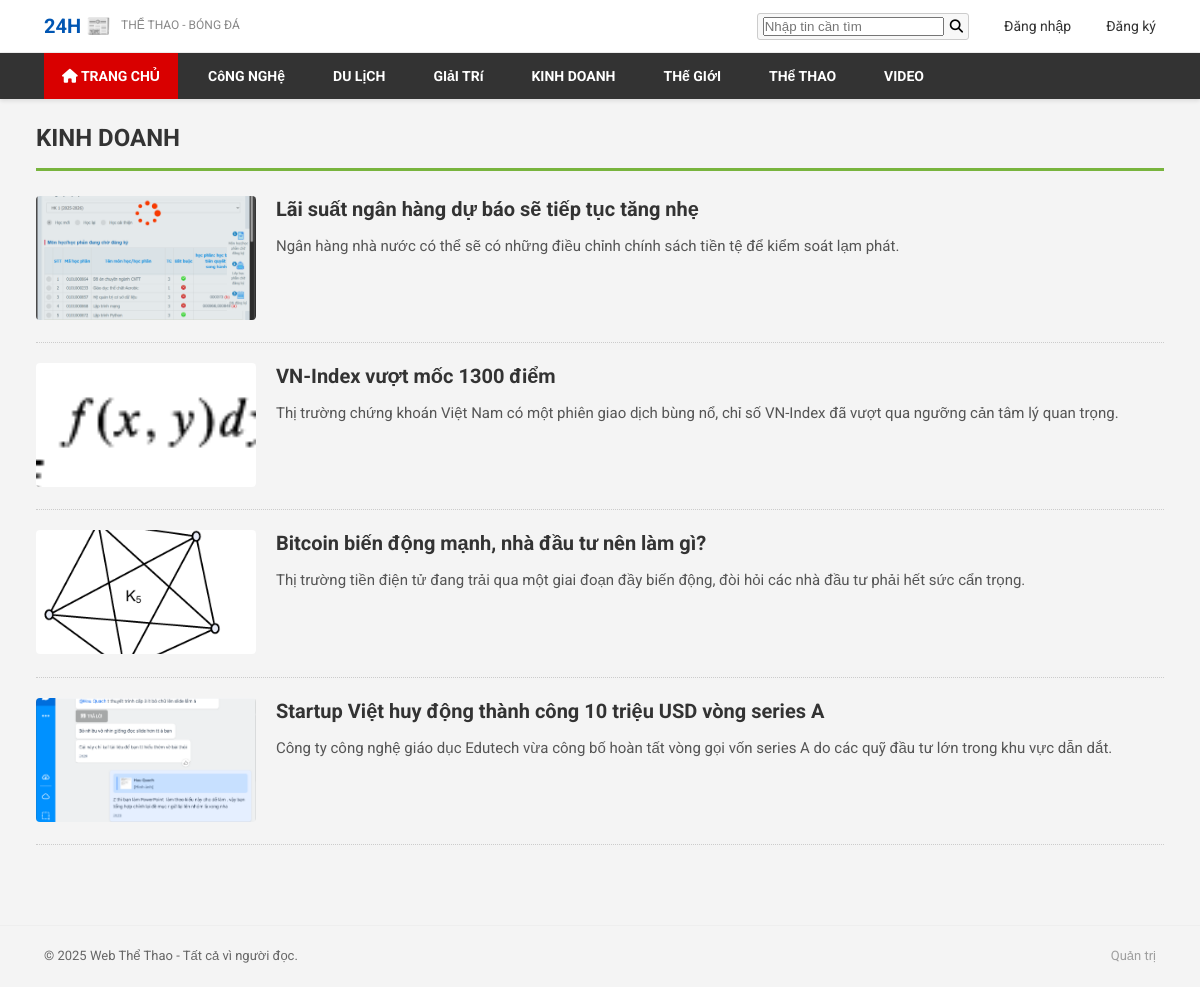
/category.php?slug=kinh-doanh, run on the app's committed database.
### tables this page shows
CREATE TABLE `categories` (
  `id` int(11) NOT NULL AUTO_INCREMENT PRIMARY KEY,
  `name` varchar(100) NOT NULL,
  `slug` varchar(120) UNIQUE NOT NULL,
  `parent_id` int(11) DEFAULT NULL,
  FOREIGN KEY (`parent_id`) REFERENCES `categories` (`id`) ON DELETE SET NULL
);

CREATE TABLE `articles` (
  `id` int(11) NOT NULL AUTO_INCREMENT PRIMARY KEY,
  `category_id` int(11) NOT NULL,
  `title` varchar(255) NOT NULL,
  `slug` varchar(255) UNIQUE NOT NULL,
  `summary` text,
  `content` text,
  `image_url` varchar(255) DEFAULT NULL,
  `author_id` int(11) DEFAULT NULL,
  `is_featured` tinyint(1) DEFAULT 0,
  `created_at` timestamp NULL DEFAULT CURRENT_TIMESTAMP,
  FOREIGN KEY (`category_id`) REFERENCES `categories` (`id`) ON DELETE CASCADE,
  FOREIGN KEY (`author_id`) REFERENCES `users` (`id`) ON DELETE SET NULL
);

### classes/Auth.php (called while the page is built, shortened)
<?php
class Auth {
    public function currentUser() {
        return null;
    }
}
?>

### classes/CategoryRepository.php (called while the page is built, shortened)
<?php
class CategoryRepository {
    private $conn;
    public function __construct(mysqli $conn) {
        $this->conn = $conn;
    }
    public function getAllCategories() {
        $sql = "SELECT id, name, slug, parent_id FROM categories ORDER BY parent_id, name ASC";
        $stmt = $this->conn->prepare($sql);
        $stmt->execute();
        $result = $stmt->get_result();
        $categories = [];
        while ($row = $result->fetch_assoc()) {
            $categories[] = $row;
        }
        return $categories;
    }
}
?>

### classes/ArticleRepository.php (called while the page is built, shortened)
<?php
class ArticleRepository {
    private $conn;
    public function __construct(mysqli $conn) {
        $this->conn = $conn;
    }
    private function fetchArticles($sql, $params = [], $types = "") {
        $stmt = $this->conn->prepare($sql);
        if (!empty($params)) {
            $stmt->bind_param($types, ...$params);
        }
        $stmt->execute();
        $result = $stmt->get_result();
        $articles = [];
        while ($row = $result->fetch_assoc()) {
            $articles[] = new Article($row);
        }
        return $articles;
    }
    public function getArticlesByCategorySlug($slug, $limit = 10) {
        $stmt = $this->conn->prepare("SELECT id FROM categories WHERE slug = ?");
        $stmt->bind_param("s", $slug);
        $stmt->execute();
        $parent_result = $stmt->get_result();
        $parent_id = $parent_result->fetch_assoc()['id'];
        $stmt = $this->conn->prepare("SELECT id FROM categories WHERE parent_id = ?");
        $stmt->bind_param("i", $parent_id);
        $stmt->execute();
        $child_result = $stmt->get_result();
        $category_ids = [$parent_id];
        while($row = $child_result->fetch_assoc()) {
            $category_ids[] = $row['id'];
        }
        $placeholders = implode(',', array_fill(0, count($category_ids), '?'));
        $types = str_repeat('i', count($category_ids)) . 'i';
        $params = array_merge($category_ids, [$limit]);
        $sql = "SELECT a.*, c.name as category_name, c.slug as category_slug
                FROM articles a JOIN categories c ON a.category_id = c.id
                WHERE a.category_id IN ($placeholders) ORDER BY a.created_at DESC LIMIT ?";
        return $this->fetchArticles($sql, $params, $types);
    }
}
?>

### category.php (the view, shortened to what this page needs)
<?php
require_once __DIR__ . '/classes/Article.php';
require_once __DIR__ . '/classes/ArticleRepository.php';
$category_slug = $_GET['slug'] ?? '';
$db = Database::getInstance();
$conn = $db->getConnection();
$articleRepo = new ArticleRepository($conn);
$articles_in_category = $articleRepo->getArticlesByCategorySlug($category_slug);
$category_name = !empty($articles_in_category)
    ? htmlspecialchars($articles_in_category[0]->category_name)
    : ucfirst(str_replace('-', ' ', $category_slug));
?>
<!DOCTYPE html>
<html lang="vi">
<head>
    <link rel="stylesheet" href="css/style.css">
    <link rel="stylesheet" href="https://cdnjs.cloudflare.com/ajax/libs/font-awesome/6.5.2/css/all.min.css">
</head>
<body>
    <?php require_once __DIR__ . '/includes/header.php'; ?>
    <div class="container" style="padding: 20px 0;">
        <h1 class="page-title" style="font-size: 24px; border-bottom: 3px solid #78B43D; padding-bottom: 10px; margin-bottom: 25px; text-transform: uppercase;">
            <?php echo $category_name; ?>
        </h1>
        <div class="category-article-list">
            <?php if (!empty($articles_in_category)): ?>
                <?php foreach ($articles_in_category as $article): ?>
                    <article class="list-news-item d-flex" style="margin-bottom: 20px; border-bottom: 1px dotted #ccc; padding-bottom: 15px;">
                        <a href="article.php?slug=<?php echo htmlspecialchars($article->slug); ?>" class="list-news-img" style="flex: 0 0 220px; margin-right: 20px;">
                            <img src="<?php echo htmlspecialchars($article->image_url ?? 'assets/placeholder.jpg'); ?>" alt="<?php echo htmlspecialchars($article->title); ?>" class="img-fluid" style="aspect-ratio: 16/9; object-fit: cover; border-radius: 4px;">
                        </a>
                        <div class="list-news-info">
                            <h3 class="list-news-title">
                                <a href="article.php?slug=<?php echo htmlspecialchars($article->slug); ?>" class="fw-bold color-main hover-color-24h" style="font-size: 20px; line-height: 1.3;">
                                    <?php echo htmlspecialchars($article->title); ?>
                                </a>
                            </h3>
                            <p style="font-size: 15px; color: #555; margin-top: 8px;">
                                <?php echo htmlspecialchars($article->summary); ?>
                            </p>
                        </div>
                    </article>
                <?php endforeach; ?>
            <?php else: ?>
                <p>Không tìm thấy bài viết nào trong chuyên mục "<?php echo $category_name; ?>".</p>
            <?php endif; ?>
        </div>
    </div>
</body>
</html>
<?php
$__footer = __DIR__ . '/includes/footer.php'; if (file_exists($__footer)) require $__footer;
?>

### includes/header.php (shortened to what this page needs)
<?php
require_once __DIR__ . '/../classes/CategoryRepository.php';
require_once __DIR__ . '/../classes/Auth.php';
$auth = new Auth($conn);
$current_user = $auth->currentUser();
$categoryRepo = new CategoryRepository($conn);
$all_categories = $categoryRepo->getAllCategories();
$category_map = [];
foreach ($all_categories as $cat) {
    $pid = $cat['parent_id'] ?: 0;
    if (!isset($category_map[$pid])) $category_map[$pid] = [];
    $category_map[$pid][] = $cat;
}
?>
<header class="top-bar">
    <div class="container">
        <div class="logo">
            <a href="index.php" aria-label="Trang chủ">
                24H 📰 <span class="logo-subtext">THỂ THAO - BÓNG ĐÁ</span>
            </a>
        </div>
        <nav class="top-menu">
            <ul>
                <li>
                    <form action="index.php" method="get">
                        <input type="text" name="q" placeholder="Nhập tin cần tìm">
                        <button type="submit" style="border:none; background:transparent; padding:0; margin-left:6px;"><i class="fa fa-search"></i></button>
                    </form>
                </li>
                <li>
                    <?php if ($current_user): ?>
                        <a href="<?php echo BASE_URL; ?>/account.php">Tài khoản</a>
                    <?php else: ?>
                        <a href="<?php echo BASE_URL; ?>/user_login.php">Đăng nhập</a>
                    <?php endif; ?>
                </li>
                <?php if (!$current_user): ?>
                <li><a href="<?php echo BASE_URL; ?>/user_register.php">Đăng ký</a></li>
                <?php endif; ?>
            </ul>
        </nav>
    </div>
</header>
<nav class="main-nav">
    <div class="container">
        <ul>
            <li><a href="index.php" class="active"><i class="fa fa-home"></i> TRANG CHỦ</a></li>
            <?php
            foreach ($category_map[0] ?? [] as $top_cat) {
                $children = $category_map[$top_cat['id']] ?? [];
                if (empty($children)) {
                    echo '<li><a href="category.php?slug=' . htmlspecialchars($top_cat['slug']) . '">' . htmlspecialchars(strtoupper($top_cat['name'])) . '</a></li>';
                } else {
                    echo '<li class="has-children">';
                    echo '<a href="category.php?slug=' . htmlspecialchars($top_cat['slug']) . '">' . htmlspecialchars(strtoupper($top_cat['name'])) . '</a>';
                    echo '</li>';
                }
            }
            ?>
        </ul>
    </div>
</nav>

### css/style.css (style rules this page uses)
* { box-sizing: border-box; margin: 0; padding: 0; }
body { font-family: 'Roboto', sans-serif; line-height: 1.6; color: #333; background-color: #f4f4f4; }
html, body { max-width: 100%; overflow-x: hidden; }
body, p, li, h1, h2, h3, h4, h5 { overflow-wrap: anywhere; word-break: break-word; }
.container { width: 94%; max-width: 1200px; margin: 0 auto; padding-left: 8px; padding-right: 8px; }
a { text-decoration: none; color: inherit; transition: color 0.2s; }
.color-main { color: #333; }
.d-flex { display: flex; }
.fw-bold { font-weight: bold; }
.img-fluid { max-width: 100%; height: auto; }
.top-bar { background-color: #fff; border-bottom: 1px solid #eee; padding: 10px 0; font-size: 14px; }
.top-bar .container { display: flex; justify-content: space-between; align-items: center; }
.logo a { text-decoration: none; color: #007bff; font-size: 18px; font-weight: bold; display: inline-block; }
.logo-subtext { font-size: 12px; font-weight: normal; color: #888; }
.top-menu ul { list-style: none; display: flex; align-items: center; padding: 0; margin: 0; flex-wrap: wrap; }
.top-menu li { margin-left: 15px; }
.top-menu li a { color: #333; padding: 5px 0; white-space: nowrap; }
.top-menu form { margin-left: 20px; display: flex; align-items: center; border: 1px solid #ccc; border-radius: 3px; padding: 3px 5px; background-color: #f8f8f8; }
.main-nav { background-color: #333; color: #fff; border-top: 3px solid #d90000; }
.main-nav ul { list-style: none; display: flex; padding: 0; margin: 0; overflow-x: auto; -webkit-overflow-scrolling: touch; gap: 6px; }
.main-nav li a { display: block; padding: 10px 15px; color: #fff; font-weight: bold; font-size: 13px; transition: background-color 0.3s; white-space: nowrap; }
.main-nav ul { gap: 12px; align-items: center; }
.main-nav li { position: relative; }
.main-nav .has-children > a::after { content: none; }
.main-nav ul { overflow-x: auto; -webkit-overflow-scrolling: touch; }
.main-nav li a:hover, .main-nav li a.active { background-color: #d90000; }
.list-news-item { align-items: flex-start; }
.list-news-img { flex: 0 0 30%; max-width: 30%; margin-right: 3%; overflow: hidden; }
.list-news-img img { width: 100%; height: auto; object-fit: cover; aspect-ratio: 16/9; }
.list-news-title a { font-size: 14px; line-height: 1.4; }
.top-bar .logo a { display: flex; align-items: center; gap: 10px; font-size: 20px; color: #0056b3; }
.top-menu ul { gap: 20px; }
.main-nav { border-top: none; box-shadow: 0 2px 4px rgba(0,0,0,0.1); }
.main-nav li a { font-size: 14px; padding: 12px 18px; }

### data on the page
categories: name "CôNG NGHệ"
categories: name "DU LịCH"
categories: name "GIảI TRí"
categories: name "KINH DOANH"
categories: name "THế GIớI"
categories: name "THể THAO"
categories: name "VIDEO"
articles: image_url (picture), title "Lãi suất ngân hàng dự báo sẽ tiếp tục tăng nhẹ", summary "Ngân hàng nhà nước có thể sẽ có những điều chỉnh chính sách tiền tệ để kiểm soát lạm phát."
articles: image_url (picture), title "VN-Index vượt mốc 1300 điểm", summary "Thị trường chứng khoán Việt Nam có một phiên giao dịch bùng nổ, chỉ số VN-Index đã vượt qua ngưỡng cản tâm lý quan trọng."
articles: image_url (picture), title "Bitcoin biến động mạnh, nhà đầu tư nên làm gì?", summary "Thị trường tiền điện tử đang trải qua một giai đoạn đầy biến động, đòi hỏi các nhà đầu tư phải hết sức cẩn trọng."
articles: image_url (picture), title "Startup Việt huy động thành công 10 triệu USD vòng series A", summary "Công ty công nghệ giáo dục Edutech vừa công bố hoàn tất vòng gọi vốn series A do các quỹ đầu tư lớn trong khu vực dẫn dắt."
